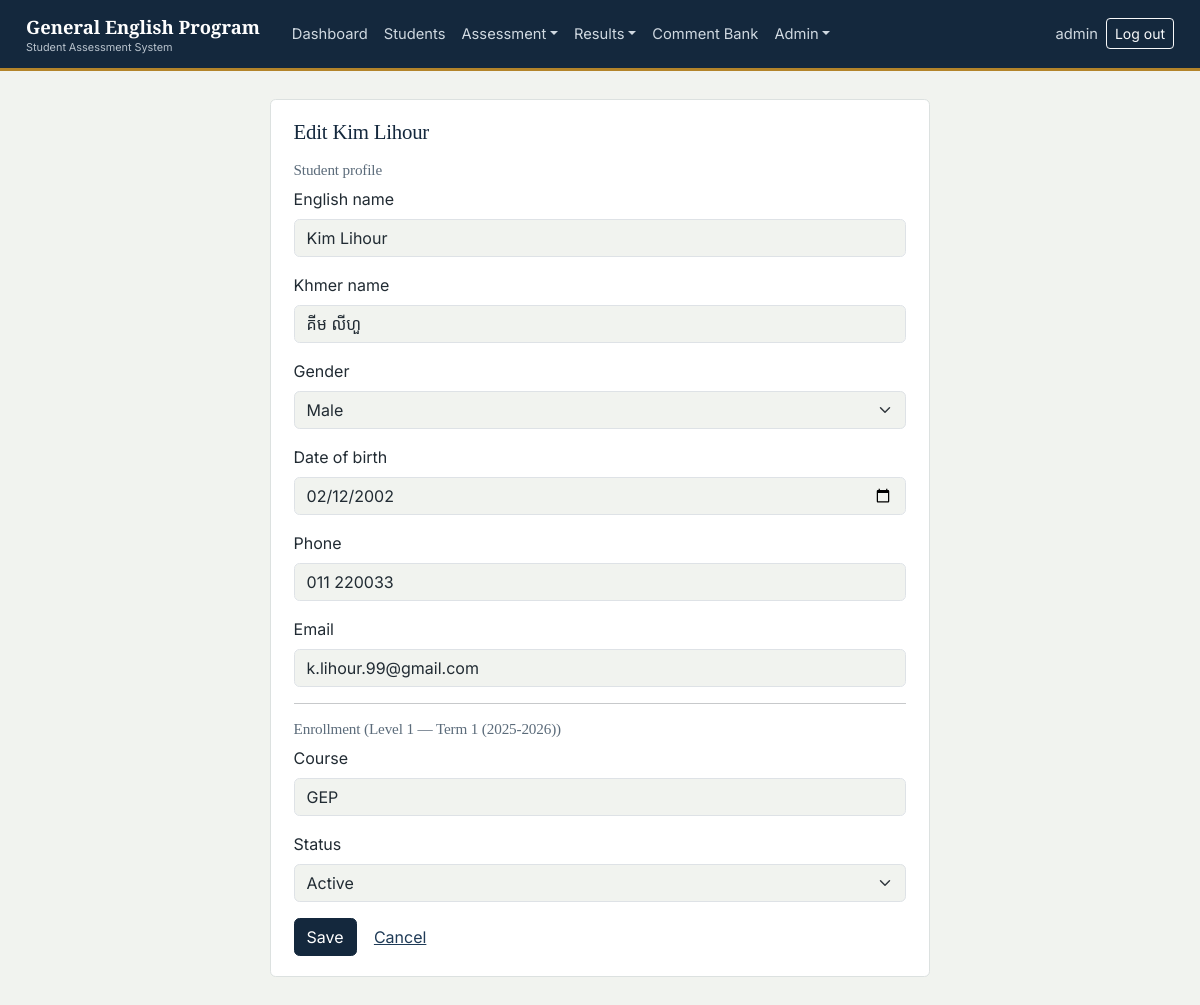
The page /students/1/edit/ (signed in) on the database its author committed.
### gep/models.py (models this page shows, shortened)
class StudentProfile(models.Model):
    GENDER_CHOICES = [('M', 'Male'), ('F', 'Female')]
    student_code = models.CharField(max_length=10, unique=True, editable=False, blank=True)
    khmer_name = models.CharField(max_length=150, blank=True)
    english_name = models.CharField(max_length=150)
    gender = models.CharField(max_length=1, choices=GENDER_CHOICES)
    date_of_birth = models.DateField(null=True, blank=True)
    phone = models.CharField(max_length=30, blank=True)
    email = models.EmailField(blank=True)
    class Meta:
        ordering = ['student_code']

class ClassGroup(models.Model):
    name = models.CharField(max_length=100)  # "Level 1"
    room = models.CharField(max_length=50, blank=True)
    term = models.ForeignKey(Term, related_name='classes', on_delete=models.CASCADE)
    book = models.CharField(max_length=150, blank=True)
    subject = models.CharField(max_length=100, default='GEP')
    total_class_days = models.PositiveIntegerField(default=20)
    class Meta:
        ordering = ['term', 'name']
    def __str__(self):
        return f"{self.name} \u2014 {self.term.name} ({self.term.academic_year.name})"

class Term(models.Model):
    academic_year = models.ForeignKey(AcademicYear, related_name='terms', on_delete=models.CASCADE)
    name = models.CharField(max_length=50)  # "Term 1" / "Term 2"
    order = models.PositiveSmallIntegerField(default=1)
    class Meta:
        ordering = ['academic_year', 'order']
        unique_together = ('academic_year', 'name')

class AcademicYear(models.Model):
    name = models.CharField(max_length=20, unique=True)
    class Meta:
        ordering = ['-name']

class Enrollment(models.Model):
    STATUS_CHOICES = [('Active', 'Active'), ('Inactive', 'Inactive')]
    student = models.ForeignKey(StudentProfile, related_name='enrollments', on_delete=models.CASCADE)
    class_group = models.ForeignKey(ClassGroup, related_name='enrollments', on_delete=models.CASCADE)
    course = models.CharField(max_length=50, default='GEP')
    status = models.CharField(max_length=10, choices=STATUS_CHOICES, default='Active')
    class Meta:
        unique_together = ('student', 'class_group')
        ordering = ['class_group', 'student__student_code']

### gep/views.py (the view)
# urls.py: path('students/<int:enrollment_id>/edit/', views.student_update, name='student-update'),
@login_required
def student_update(request, enrollment_id):
    enrollment = get_object_or_404(Enrollment.objects.select_related('student', 'class_group'), pk=enrollment_id)
    if enrollment.class_group not in get_allowed_classes(request.user):
        raise PermissionDenied
    if request.method == 'POST':
        pform = StudentProfileForm(request.POST, instance=enrollment.student)
        eform = EnrollmentForm(request.POST, instance=enrollment)
        if pform.is_valid() and eform.is_valid():
            pform.save()
            eform.save()
            return redirect(f"{reverse('students')}?class_id={enrollment.class_group_id}")
    else:
        pform = StudentProfileForm(instance=enrollment.student)
        eform = EnrollmentForm(instance=enrollment)
    context = {
        'pform': pform, 'eform': eform, 'current_class': enrollment.class_group,
        'form_title': f'Edit {enrollment.student.english_name}',
        'cancel_url': f"{reverse('students')}?class_id={enrollment.class_group_id}",
        'base_template': base_template(request),
    }
    return render(request, 'gep/student_form.html', context)

### gep/forms.py
class StudentProfileForm(BootstrapModelForm):
    class Meta:
        model = StudentProfile
        fields = ['english_name', 'khmer_name', 'gender', 'date_of_birth', 'phone', 'email']
        widgets = {'date_of_birth': forms.DateInput(attrs={'type': 'date'})}

class EnrollmentForm(BootstrapModelForm):
    class Meta:
        model = Enrollment
        fields = ['course', 'status']

### gep/mixins.py (called while the page is built)
def get_allowed_classes(user):
    if user.is_superuser:
        return ClassGroup.objects.all()
    teacher = getattr(user, 'teacher', None)
    if not teacher:
        return ClassGroup.objects.none()
    return teacher.classes.all()

### gep/views.py (called while the page is built)
def base_template(request):
    return 'gep/_partial_base.html' if getattr(request, 'htmx', False) else 'gep/base.html'

### gep/templates/gep/student_form.html (shortened to what this page needs)
{% extends base_template %}
{% block content %}
<div class="row justify-content-center">
  <div class="col-lg-7">
    <div class="sheet">
      <h2 class="font-serif mb-3" style="font-size:1.3rem;">{{ form_title }}</h2>
      <form method="post" novalidate>
        <h3 class="text-slate" style="font-size:0.95rem;">Student profile</h3>
        {% for field in pform %}
          <div class="mb-3">
            <label class="form-label" for="{{ field.id_for_label }}">{{ field.label }}</label>
            {{ field }}
          </div>
        {% endfor %}
        <hr>
        <h3 class="text-slate" style="font-size:0.95rem;">Enrollment ({{ current_class }})</h3>
        {% for field in eform %}
          <div class="mb-3">
            <label class="form-label" for="{{ field.id_for_label }}">{{ field.label }}</label>
            {{ field }}
          </div>
        {% endfor %}
        <button type="submit" class="btn btn-primary">Save</button>
        <a href="{{ cancel_url }}" class="btn btn-link">Cancel</a>
      </form>
    </div>
  </div>
</div>
{% endblock %}

### gep/templates/gep/base.html (shortened to what this page needs)
{% load static %}<!DOCTYPE html>
<html lang="en">
<head>
<link rel="stylesheet" href="https://cdn.jsdelivr.net/npm/bootstrap@5.3.3/dist/css/bootstrap.min.css">
<link rel="stylesheet" href="https://cdn.jsdelivr.net/npm/bootstrap-icons@1.11.3/font/bootstrap-icons.css">
<link rel="stylesheet" href="{% static 'gep/css/custom.css' %}">
</head>
<body>
{% if user.is_authenticated %}
<nav class="navbar navbar-expand-lg gep-navbar" aria-label="Main navigation">
  <div class="gep-shell d-flex align-items-center w-100 py-0">
    <a class="navbar-brand me-4" href="{% url 'dashboard' %}">
      General English Program
      <small>Student Assessment System</small>
    </a>
    <div class="collapse navbar-collapse" id="navMain">
      <ul class="navbar-nav me-auto">
        <li class="nav-item"><a class="nav-link {% if request.resolver_match.url_name == 'dashboard' %}active{% endif %}" href="{% url 'dashboard' %}">Dashboard</a></li>
        <li class="nav-item"><a class="nav-link {% if request.resolver_match.url_name == 'students' %}active{% endif %}" href="{% url 'students' %}">Students</a></li>
        <li class="nav-item dropdown">
          <a class="nav-link dropdown-toggle" href="#" data-bs-toggle="dropdown">Assessment</a>
        </li>
        <li class="nav-item dropdown">
          <a class="nav-link dropdown-toggle" href="#" data-bs-toggle="dropdown">Results</a>
        </li>
        <li class="nav-item"><a class="nav-link" href="{% url 'comment-bank' %}">Comment Bank</a></li>
        {% if user.is_superuser %}
        <li class="nav-item dropdown">
          <a class="nav-link dropdown-toggle" href="#" data-bs-toggle="dropdown">Admin</a>
        </li>
        {% endif %}
      </ul>
      <ul class="navbar-nav align-items-lg-center">
        <li class="nav-item"><span class="nav-link disabled">{{ user.get_username }}</span></li>
        <li class="nav-item">
          <form method="post" action="{% url 'logout' %}">{% csrf_token %}
            <button type="submit" class="btn btn-sm btn-outline-light">Log out</button>
          </form>
        </li>
      </ul>
    </div>
  </div>
</nav>
{% endif %}
<div class="gep-shell">
  <div id="page-content">
    {% block content %}{% endblock %}
  </div>
</div>
</body>
</html>

### gep/static/gep/css/custom.css (style rules this page uses)
:root { --ink: #14283d; --ink-soft: #1f3b57; --steel: #3d5a73; --brass: #b3842a; --brass-deep: #8f6a20; --paper: #f1f3ef; --surface: #ffffff; --slate: #5b6b7a; --line: #dce1e0; --good: #2f7d5a; --good-bg: #e7f2ec; --warn: #b9832e; --warn-bg: #faf1e2; --bad: #ab3d3d; --bad-bg: #f7e9e9; --excused: #5b6f86; --excused-bg: #eaeef2; --bs-primary: var(--ink); --bs-primary-rgb: 20, 40, 61; --bs-link-color: var(--ink-soft); --bs-link-hover-color: var(--brass-deep); --bs-body-bg: var(--paper); --bs-body-color: #212b33; --bs-border-radius: 0.35rem; --bs-border-radius-sm: 0.25rem; --bs-border-radius-lg: 0.45rem; --bs-font-sans-serif: 'Inter', 'Noto Sans Khmer', -apple-system, sans-serif; }
body { font-family: var(--bs-font-sans-serif); background-color: var(--paper); font-variant-numeric: tabular-nums; }
h1, h2, h3, h4, .font-serif { font-family: 'Source Serif 4', Georgia, serif; color: var(--ink); letter-spacing: -0.01em; }
a { text-decoration: none; }
.gep-navbar { background: var(--ink); border-bottom: 3px solid var(--brass); }
.gep-navbar .navbar-brand { font-family: 'Source Serif 4', Georgia, serif; font-weight: 600; font-size: 1.15rem; color: #fff; }
.gep-navbar .navbar-brand small { display: block; font-family: var(--bs-font-sans-serif); font-size: 0.68rem; color: #b9c3cd; font-weight: 400; margin-top: -2px; }
.gep-navbar .nav-link { color: #cfd8e0; font-size: 0.92rem; padding-top: 0.65rem; padding-bottom: 0.65rem; }
.gep-shell { max-width: 1180px; margin: 0 auto; padding: 1.75rem 1rem 3rem; }
.sheet { background: var(--surface); border: 1px solid var(--line); border-radius: var(--bs-border-radius); padding: 1.25rem 1.4rem; }
.btn-primary { background-color: var(--ink); border-color: var(--ink); }
.text-slate { color: var(--slate); }

### rows shown on the page
StudentProfile: pform "Kim Lihour" "គីម លីហួ" "Male" "02/12/2002" "011 220033" "k.lihour.99@gmail.com"
ClassGroup: name+term "Level 1 — Term 1 (2025-2026)"
Enrollment: eform "GEP" "Active"

### other values the page prints
{{ user.get_username }} "admin"
{{ field.label }} "English name" "Khmer name" "Gender" "Date of birth" "Phone" "Email"
{{ field.label }} "Course" "Status"
